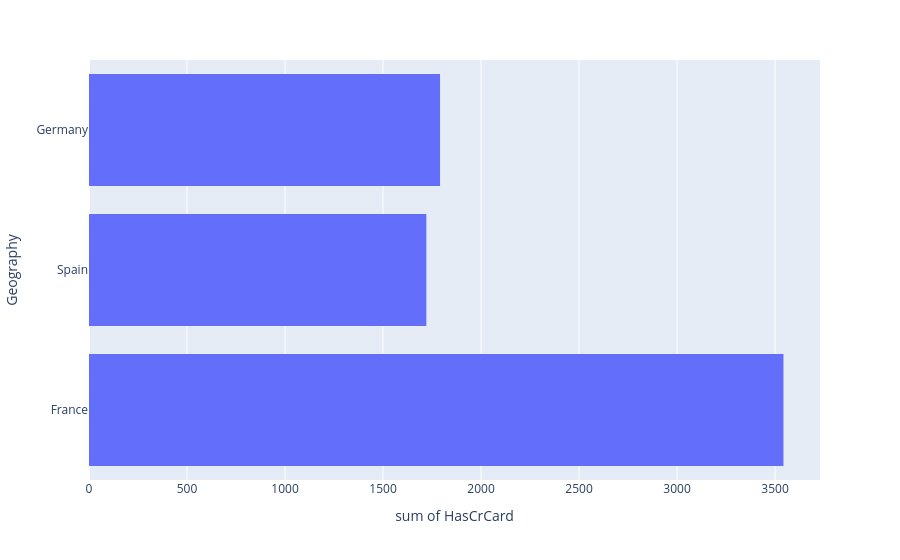

Notebook source saved alongside this figure:
### Code cell
px.histogram(df,x='HasCrCard',y='Geography').show()

### Figure 1 — Plotly figure (JSON) as saved in the notebook; plotly's stock layout.template omitted (floating-point values rounded to 4 significant figures; data arrays with more than 128 entries replaced by an {"elided": "..."} marker saying what was removed)
{"data": [{"bingroup": "y", "histfunc": "sum", "hovertemplate": "sum of HasCrCard=%{x}<br>Geography=%{y}<extra></extra>", "legendgroup": "", "marker": {"color": "#636efa", "pattern": {"shape": ""}}, "name": "", "orientation": "h", "showlegend": false, "type": "histogram", "x": {"elided": "10000 int values"}, "xaxis": "x", "y": {"elided": "10000 str values"}, "yaxis": "y"}], "layout": {"barmode": "relative", "legend": {"tracegroupgap": 0}, "margin": {"t": 60}, "xaxis": {"anchor": "y", "domain": [0, 1], "title": {"text": "sum of HasCrCard"}}, "yaxis": {"anchor": "x", "domain": [0, 1], "title": {"text": "Geography"}}}}
